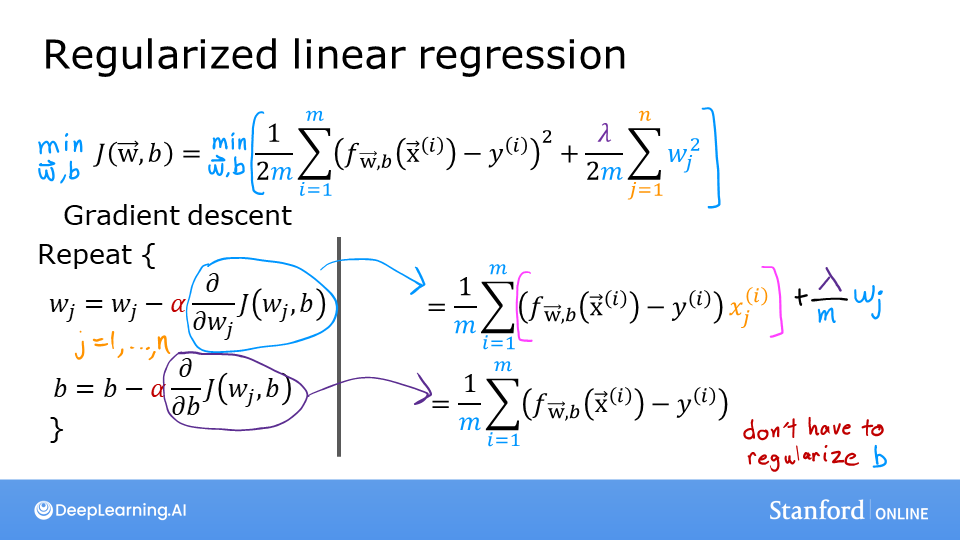
#> input picture workWeek3/images/C1_W3_LinearGradientRegularized.png, 960 x 540 px, found by its file name
$ jupyter execute --allow-errors C1_W3_Lab09_Regularization_Soln.ipynb   (shell and % lines are left out)
#> lines starting #> are read from the running program, lines starting #| are printed output that depends on the picture
[cell 1]
from google.colab import drive
drive.mount('/content/drive')
import os
os.chdir('/content/drive/MyDrive/Cursos_Data_Science/Curso_Machine_Learning_UStanford/workWeek3') # utilizar una ruta absoluta para acceder a los archivos de la carpeta
from google.colab import output
output.enable_custom_widget_manager()

# Optional Lab - Regularized Cost and Gradient

## Goals
In this lab, you will:
- extend the previous linear and logistic cost functions with a regularization term.
- rerun the previous example of over-fitting with a regularization term added.

[cell 2]
import numpy as np
import matplotlib.pyplot as plt
from plt_overfit import overfit_example, output
from lab_utils_common import sigmoid
np.set_printoptions(precision=8)

[cell 3]
import matplotlib.pyplot as plt
from PIL import Image

# Cargar las imágenes
img1 = Image.open("/content/drive/MyDrive/Cursos_Data_Science/Curso_Machine_Learning_UStanford/workWeek3/images/C1_W3_LinearGradientRegularized.png")
#> img1 is the input picture: PIL image 960x540 RGB; mean R, G, B 227, 234.3, 244.2
img2 = Image.open("/content/drive/MyDrive/Cursos_Data_Science/Curso_Machine_Learning_UStanford/workWeek3/images/C1_W3_LogisticGradientRegularized.png")
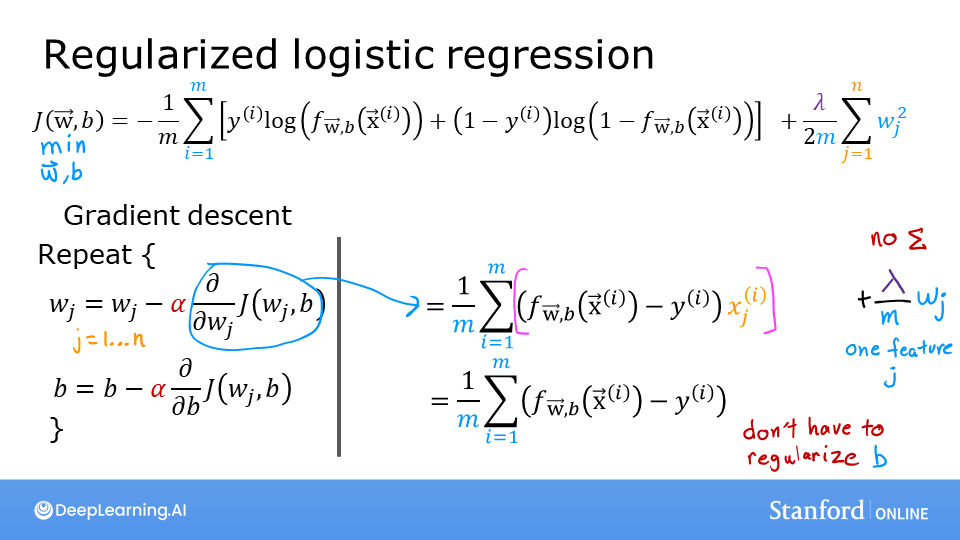
#> input picture workWeek3/images/C1_W3_LogisticGradientRegularized.png, 960 x 540 px, found by its file name
#> img2 is the input picture: PIL image 960x540 RGB; mean R, G, B 227, 234.2, 243.8
#img3 = Image.open("/content/drive/MyDrive/Cursos_Data_Science/Curso_Machine_Learning_UStanford/workWeek3/images/C1_W3_Overfitting_c.png")

# Redimensionar las imágenes al 30% de su tamaño original
img1 = img1.resize((int(img1.width * 0.5), int(img1.height * 0.5)))
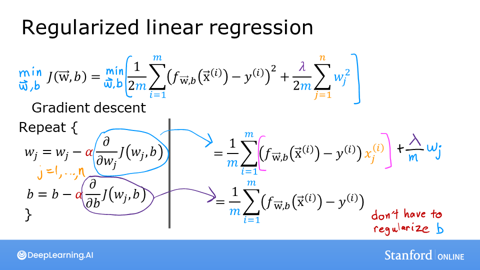
#> img1: PIL image 480x270 RGB; mean R, G, B 226.7, 234, 244
img2 = img2.resize((int(img2.width * 0.5), int(img2.height * 0.5)))
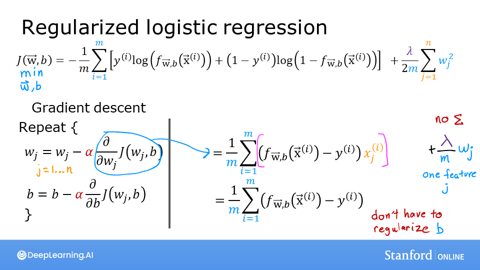
#> img2: PIL image 480x270 RGB; mean R, G, B 226.7, 233.8, 243.5
#img3 = img3.resize((int(img3.width * 0.3), int(img3.height * 0.3)))

# Crear la figura y los ejes
fig, axes = plt.subplots(1, 2, figsize=(12, 4))  # 1 fila, 3 columnas, tamaño de la figura ajustado
# Mostrar las imágenes en una fila
axes[0].imshow(img1)
axes[0].axis('off')  # Ocultar los ejes

axes[1].imshow(img2)
axes[1].axis('off')  # Ocultar los ejes

# axes[2].imshow(img3)
# axes[2].axis('off')  # Ocultar los ejes

# Mostrar la figura
plt.tight_layout()
plt.show()
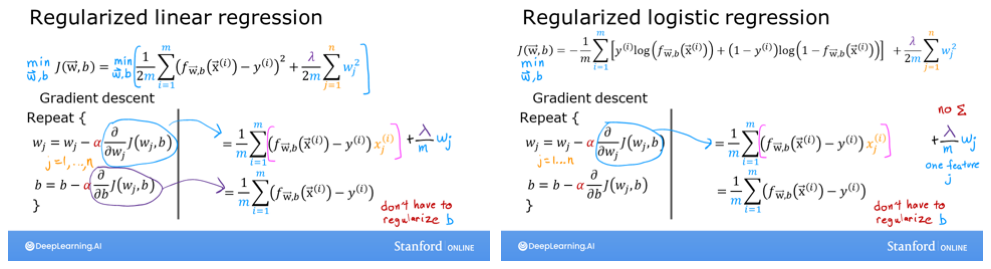
#> figure drawn by matplotlib, 2 panels

# Adding regularization

The slides above show the cost and gradient functions for both linear and logistic regression. Note:
- Cost
    - The cost functions differ significantly between linear and logistic regression, but adding regularization to the equations is the same.
- Gradient
    - The gradient functions for linear and logistic regression are very similar. They differ only in the implementation of $f_{wb}$.

## Cost functions with regularization
### Cost function for regularized linear regression

The equation for the cost function regularized linear regression is:
$$J(\mathbf{w},b) = \frac{1}{2m} \sum\limits_{i = 0}^{m-1} (f_{\mathbf{w},b}(\mathbf{x}^{(i)}) - y^{(i)})^2  + \frac{\lambda}{2m}  \sum_{j=0}^{n-1} w_j^2 \tag{1}$$
where:
$$ f_{\mathbf{w},b}(\mathbf{x}^{(i)}) = \mathbf{w} \cdot \mathbf{x}^{(i)} + b  \tag{2} $$

Compare this to the cost function without regularization (which you implemented in  a previous lab), which is of the form:

$$J(\mathbf{w},b) = \frac{1}{2m} \sum\limits_{i = 0}^{m-1} (f_{\mathbf{w},b}(\mathbf{x}^{(i)}) - y^{(i)})^2 $$

The difference is the regularization term,  <span style="color:blue">
    $\frac{\lambda}{2m}  \sum_{j=0}^{n-1} w_j^2$ </span>

Including this term encourages gradient descent to minimize the size of the parameters. Note, in this example, the parameter $b$ is not regularized. This is standard practice.

Below is an implementation of equations (1) and (2). Note that this uses a *standard pattern for this course*,   a `for loop` over all `m` examples.

[cell 4]
def compute_cost_linear_reg(X, y, w, b, lambda_ = 1):
    """
    Computes the cost over all examples
    Args:
      X (ndarray (m,n): Data, m examples with n features
      y (ndarray (m,)): target values
      w (ndarray (n,)): model parameters
      b (scalar)      : model parameter
      lambda_ (scalar): Controls amount of regularization
    Returns:
      total_cost (scalar):  cost
    """
#> called with X = array of shape (5, 6), y = array of shape (5,), w = array of shape (6,), b = 0.5, lambda_ = 0.7

    m  = X.shape[0]
    n  = len(w)
    cost = 0.
    for i in range(m):
        f_wb_i = np.dot(X[i], w) + b                                   #(n,)(n,)=scalar, see np.dot
        cost = cost + (f_wb_i - y[i])**2                               #scalar
    cost = cost / (2 * m)                                              #scalar

    reg_cost = 0
    for j in range(n):
        reg_cost += (w[j]**2)                                          #scalar
    reg_cost = (lambda_/(2*m)) * reg_cost                              #scalar

    total_cost = cost + reg_cost                                       #scalar
    return total_cost                                                  #scalar

Run the cell below to see it in action.

[cell 5]
np.random.seed(1)
X_tmp = np.random.rand(5,6)
y_tmp = np.array([0,1,0,1,0])
w_tmp = np.random.rand(X_tmp.shape[1]).reshape(-1,)-0.5
b_tmp = 0.5
lambda_tmp = 0.7
cost_tmp = compute_cost_linear_reg(X_tmp, y_tmp, w_tmp, b_tmp, lambda_tmp)

print("Regularized cost:", cost_tmp)

**Expected Output**:
<table>
  <tr>
    <td> <b>Regularized cost: </b> 0.07917239320214275 </td>
  </tr>
</table>

### Cost function for regularized logistic regression
For regularized **logistic** regression, the cost function is of the form
$$J(\mathbf{w},b) = \frac{1}{m}  \sum_{i=0}^{m-1} \left[ -y^{(i)} \log\left(f_{\mathbf{w},b}\left( \mathbf{x}^{(i)} \right) \right) - \left( 1 - y^{(i)}\right) \log \left( 1 - f_{\mathbf{w},b}\left( \mathbf{x}^{(i)} \right) \right) \right] + \frac{\lambda}{2m}  \sum_{j=0}^{n-1} w_j^2 \tag{3}$$
where:
$$ f_{\mathbf{w},b}(\mathbf{x}^{(i)}) = sigmoid(\mathbf{w} \cdot \mathbf{x}^{(i)} + b)  \tag{4} $$

Compare this to the cost function without regularization (which you implemented in  a previous lab):

$$ J(\mathbf{w},b) = \frac{1}{m}\sum_{i=0}^{m-1} \left[ (-y^{(i)} \log\left(f_{\mathbf{w},b}\left( \mathbf{x}^{(i)} \right) \right) - \left( 1 - y^{(i)}\right) \log \left( 1 - f_{\mathbf{w},b}\left( \mathbf{x}^{(i)} \right) \right)\right] $$

As was the case in linear regression above, the difference is the regularization term, which is    <span style="color:blue">
    $\frac{\lambda}{2m}  \sum_{j=0}^{n-1} w_j^2$ </span>

Including this term encourages gradient descent to minimize the size of the parameters. Note, in this example, the parameter $b$ is not regularized. This is standard practice.

[cell 6]
def compute_cost_logistic_reg(X, y, w, b, lambda_ = 1):
    """
    Computes the cost over all examples
    Args:
    Args:
      X (ndarray (m,n): Data, m examples with n features
      y (ndarray (m,)): target values
      w (ndarray (n,)): model parameters
      b (scalar)      : model parameter
      lambda_ (scalar): Controls amount of regularization
    Returns:
      total_cost (scalar):  cost
    """
#> called with X = array of shape (5, 6), y = array of shape (5,), w = array of shape (6,), b = 0.5, lambda_ = 0.7

    m,n  = X.shape
    cost = 0.
    for i in range(m):
        z_i = np.dot(X[i], w) + b                                      #(n,)(n,)=scalar, see np.dot
        f_wb_i = sigmoid(z_i)                                          #scalar
        cost +=  -y[i]*np.log(f_wb_i) - (1-y[i])*np.log(1-f_wb_i)      #scalar

    cost = cost/m                                                      #scalar

    reg_cost = 0
    for j in range(n):
        reg_cost += (w[j]**2)                                          #scalar
    reg_cost = (lambda_/(2*m)) * reg_cost                              #scalar

    total_cost = cost + reg_cost                                       #scalar
    return total_cost                                                  #scalar

Run the cell below to see it in action.

[cell 7]
np.random.seed(1)
X_tmp = np.random.rand(5,6)
y_tmp = np.array([0,1,0,1,0])
w_tmp = np.random.rand(X_tmp.shape[1]).reshape(-1,)-0.5
b_tmp = 0.5
lambda_tmp = 0.7
#> (the rest of this cell did not finish here and is left out)

**Expected Output**:
<table>
  <tr>
    <td> <b>Regularized cost: </b> 0.6850849138741673 </td>
  </tr>
</table>

## Gradient descent with regularization
The basic algorithm for running gradient descent does not change with regularization, it is:
$$\begin{align*}
&\text{repeat until convergence:} \; \lbrace \\
&  \; \; \;w_j = w_j -  \alpha \frac{\partial J(\mathbf{w},b)}{\partial w_j} \tag{1}  \; & \text{for j := 0..n-1} \\
&  \; \; \;  \; \;b = b -  \alpha \frac{\partial J(\mathbf{w},b)}{\partial b} \\
&\rbrace
\end{align*}$$
Where each iteration performs simultaneous updates on $w_j$ for all $j$.

What changes with regularization is computing the gradients.

### Computing the Gradient with regularization (both linear/logistic)
The gradient calculation for both linear and logistic regression are nearly identical, differing only in computation of $f_{\mathbf{w}b}$.
$$\begin{align*}
\frac{\partial J(\mathbf{w},b)}{\partial w_j}  &= \frac{1}{m} \sum\limits_{i = 0}^{m-1} (f_{\mathbf{w},b}(\mathbf{x}^{(i)}) - y^{(i)})x_{j}^{(i)}  +  \frac{\lambda}{m} w_j \tag{2} \\
\frac{\partial J(\mathbf{w},b)}{\partial b}  &= \frac{1}{m} \sum\limits_{i = 0}^{m-1} (f_{\mathbf{w},b}(\mathbf{x}^{(i)}) - y^{(i)}) \tag{3}
\end{align*}$$

* m is the number of training examples in the data set
* $f_{\mathbf{w},b}(x^{(i)})$ is the model's prediction, while $y^{(i)}$ is the target


* For a  <span style="color:blue"> **linear** </span> regression model
    $f_{\mathbf{w},b}(x) = \mathbf{w} \cdot \mathbf{x} + b$
* For a <span style="color:blue"> **logistic** </span> regression model
    $z = \mathbf{w} \cdot \mathbf{x} + b$
    $f_{\mathbf{w},b}(x) = g(z)$
    where $g(z)$ is the sigmoid function:
    $g(z) = \frac{1}{1+e^{-z}}$

The term which adds regularization is  the <span style="color:blue">$\frac{\lambda}{m} w_j $</span>.

### Gradient function for regularized linear regression

[cell 8]
def compute_gradient_linear_reg(X, y, w, b, lambda_):
    """
    Computes the gradient for linear regression
    Args:
      X (ndarray (m,n): Data, m examples with n features
      y (ndarray (m,)): target values
      w (ndarray (n,)): model parameters
      b (scalar)      : model parameter
      lambda_ (scalar): Controls amount of regularization

    Returns:
      dj_dw (ndarray (n,)): The gradient of the cost w.r.t. the parameters w.
      dj_db (scalar):       The gradient of the cost w.r.t. the parameter b.
    """
#> called with X = array of shape (5, 3), y = array of shape (5,), w = array of shape (3,), b = 0.5, lambda_ = 0.7
    m,n = X.shape           #(number of examples, number of features)
    dj_dw = np.zeros((n,))
    dj_db = 0.

    for i in range(m):
        err = (np.dot(X[i], w) + b) - y[i]
        for j in range(n):
            dj_dw[j] = dj_dw[j] + err * X[i, j]
        dj_db = dj_db + err
    dj_dw = dj_dw / m
    dj_db = dj_db / m

    for j in range(n):
        dj_dw[j] = dj_dw[j] + (lambda_/m) * w[j]

    return dj_db, dj_dw

Run the cell below to see it in action.

[cell 9]
np.random.seed(1)
X_tmp = np.random.rand(5,3)
y_tmp = np.array([0,1,0,1,0])
w_tmp = np.random.rand(X_tmp.shape[1])
b_tmp = 0.5
lambda_tmp = 0.7
dj_db_tmp, dj_dw_tmp =  compute_gradient_linear_reg(X_tmp, y_tmp, w_tmp, b_tmp, lambda_tmp)

print(f"dj_db: {dj_db_tmp}", )
print(f"Regularized dj_dw:\n {dj_dw_tmp.tolist()}", )

**Expected Output**
```
dj_db: 0.6648774569425726
Regularized dj_dw:
 [0.29653214748822276, 0.4911679625918033, 0.21645877535865857]
 ```

### Gradient function for regularized logistic regression

[cell 10]
def compute_gradient_logistic_reg(X, y, w, b, lambda_):
    """
    Computes the gradient for linear regression

    Args:
      X (ndarray (m,n): Data, m examples with n features
      y (ndarray (m,)): target values
      w (ndarray (n,)): model parameters
      b (scalar)      : model parameter
      lambda_ (scalar): Controls amount of regularization
    Returns
      dj_dw (ndarray Shape (n,)): The gradient of the cost w.r.t. the parameters w.
      dj_db (scalar)            : The gradient of the cost w.r.t. the parameter b.
    """
#> called with X = array of shape (5, 3), y = array of shape (5,), w = array of shape (3,), b = 0.5, lambda_ = 0.7
    m,n = X.shape
    dj_dw = np.zeros((n,))                            #(n,)
    dj_db = 0.0                                       #scalar

    for i in range(m):
        f_wb_i = sigmoid(np.dot(X[i],w) + b)          #(n,)(n,)=scalar
        err_i  = f_wb_i  - y[i]                       #scalar
        for j in range(n):
            dj_dw[j] = dj_dw[j] + err_i * X[i,j]      #scalar
        dj_db = dj_db + err_i
    dj_dw = dj_dw/m                                   #(n,)
    dj_db = dj_db/m                                   #scalar

    for j in range(n):
        dj_dw[j] = dj_dw[j] + (lambda_/m) * w[j]

    return dj_db, dj_dw
